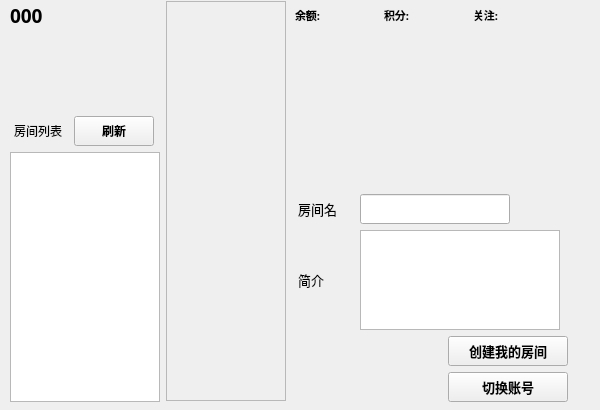
<?xml version="1.0" encoding="UTF-8"?>
<ui version="4.0">
 <class>CreateRoom</class>
 <widget class="QWidget" name="CreateRoom">
  <property name="geometry">
   <rect>
    <x>0</x>
    <y>0</y>
    <width>600</width>
    <height>410</height>
   </rect>
  </property>
  <property name="minimumSize">
   <size>
    <width>600</width>
    <height>410</height>
   </size>
  </property>
  <property name="maximumSize">
   <size>
    <width>600</width>
    <height>410</height>
   </size>
  </property>
  <property name="windowTitle">
   <string>Room</string>
  </property>
  <widget class="QWidget" name="layoutWidget">
   <property name="geometry">
    <rect>
     <x>10</x>
     <y>0</y>
     <width>558</width>
     <height>402</height>
    </rect>
   </property>
   <layout class="QHBoxLayout" name="horizontalLayout_7">
    <item>
     <layout class="QVBoxLayout" name="verticalLayout_7">
      <item>
       <widget class="QLabel" name="label_userName">
        <property name="minimumSize">
         <size>
          <width>100</width>
          <height>30</height>
         </size>
        </property>
        <property name="maximumSize">
         <size>
          <width>100</width>
          <height>30</height>
         </size>
        </property>
        <property name="font">
         <font>
          <family>微软雅黑</family>
          <pointsize>14</pointsize>
          <weight>75</weight>
          <italic>false</italic>
          <bold>true</bold>
          <underline>false</underline>
         </font>
        </property>
        <property name="text">
         <string>000</string>
        </property>
       </widget>
      </item>
      <item>
       <spacer name="verticalSpacer_2">
        <property name="orientation">
         <enum>Qt::Vertical</enum>
        </property>
        <property name="sizeHint" stdset="0">
         <size>
          <width>20</width>
          <height>40</height>
         </size>
        </property>
       </spacer>
      </item>
      <item>
       <layout class="QVBoxLayout" name="verticalLayout_5">
        <item>
         <layout class="QVBoxLayout" name="verticalLayout">
          <item>
           <layout class="QHBoxLayout" name="horizontalLayout">
            <item>
             <widget class="QLabel" name="label">
              <property name="sizePolicy">
               <sizepolicy hsizetype="Maximum" vsizetype="Maximum">
                <horstretch>0</horstretch>
                <verstretch>0</verstretch>
               </sizepolicy>
              </property>
              <property name="minimumSize">
               <size>
                <width>50</width>
                <height>30</height>
               </size>
              </property>
              <property name="maximumSize">
               <size>
                <width>50</width>
                <height>30</height>
               </size>
              </property>
              <property name="font">
               <font>
                <family>微软雅黑</family>
                <pointsize>9</pointsize>
               </font>
              </property>
              <property name="text">
               <string>房间列表</string>
              </property>
             </widget>
            </item>
            <item>
             <widget class="QPushButton" name="btn_refresh">
              <property name="sizePolicy">
               <sizepolicy hsizetype="Minimum" vsizetype="Maximum">
                <horstretch>0</horstretch>
                <verstretch>0</verstretch>
               </sizepolicy>
              </property>
              <property name="minimumSize">
               <size>
                <width>80</width>
                <height>30</height>
               </size>
              </property>
              <property name="maximumSize">
               <size>
                <width>80</width>
                <height>30</height>
               </size>
              </property>
              <property name="font">
               <font>
                <family>微软雅黑</family>
                <weight>75</weight>
                <bold>true</bold>
               </font>
              </property>
              <property name="cursor">
               <cursorShape>PointingHandCursor</cursorShape>
              </property>
              <property name="text">
               <string>刷新</string>
              </property>
             </widget>
            </item>
           </layout>
          </item>
          <item>
           <widget class="QListWidget" name="list_roomList">
            <property name="minimumSize">
             <size>
              <width>150</width>
              <height>250</height>
             </size>
            </property>
            <property name="maximumSize">
             <size>
              <width>150</width>
              <height>250</height>
             </size>
            </property>
           </widget>
          </item>
         </layout>
        </item>
       </layout>
      </item>
     </layout>
    </item>
    <item>
     <widget class="QFrame" name="frame_midPic">
      <property name="minimumSize">
       <size>
        <width>120</width>
        <height>400</height>
       </size>
      </property>
      <property name="maximumSize">
       <size>
        <width>120</width>
        <height>400</height>
       </size>
      </property>
      <property name="frameShape">
       <enum>QFrame::StyledPanel</enum>
      </property>
      <property name="frameShadow">
       <enum>QFrame::Raised</enum>
      </property>
     </widget>
    </item>
    <item>
     <layout class="QVBoxLayout" name="verticalLayout_4">
      <item>
       <layout class="QHBoxLayout" name="horizontalLayout_6">
        <item>
         <widget class="QLabel" name="label_consumption">
          <property name="minimumSize">
           <size>
            <width>80</width>
            <height>30</height>
           </size>
          </property>
          <property name="maximumSize">
           <size>
            <width>80</width>
            <height>30</height>
           </size>
          </property>
          <property name="font">
           <font>
            <family>微软雅黑</family>
            <pointsize>8</pointsize>
            <weight>75</weight>
            <bold>true</bold>
           </font>
          </property>
          <property name="text">
           <string>余额:</string>
          </property>
         </widget>
        </item>
        <item>
         <widget class="QLabel" name="label_integration">
          <property name="sizePolicy">
           <sizepolicy hsizetype="Preferred" vsizetype="Preferred">
            <horstretch>0</horstretch>
            <verstretch>0</verstretch>
           </sizepolicy>
          </property>
          <property name="minimumSize">
           <size>
            <width>80</width>
            <height>30</height>
           </size>
          </property>
          <property name="maximumSize">
           <size>
            <width>80</width>
            <height>30</height>
           </size>
          </property>
          <property name="font">
           <font>
            <family>微软雅黑</family>
            <pointsize>8</pointsize>
            <weight>75</weight>
            <bold>true</bold>
           </font>
          </property>
          <property name="text">
           <string>积分:</string>
          </property>
         </widget>
        </item>
        <item>
         <widget class="QLabel" name="label_followers">
          <property name="minimumSize">
           <size>
            <width>90</width>
            <height>30</height>
           </size>
          </property>
          <property name="maximumSize">
           <size>
            <width>90</width>
            <height>30</height>
           </size>
          </property>
          <property name="font">
           <font>
            <family>微软雅黑</family>
            <pointsize>8</pointsize>
            <weight>75</weight>
            <bold>true</bold>
           </font>
          </property>
          <property name="text">
           <string>关注:</string>
          </property>
         </widget>
        </item>
       </layout>
      </item>
      <item>
       <spacer name="verticalSpacer">
        <property name="orientation">
         <enum>Qt::Vertical</enum>
        </property>
        <property name="sizeHint" stdset="0">
         <size>
          <width>20</width>
          <height>120</height>
         </size>
        </property>
       </spacer>
      </item>
      <item>
       <layout class="QVBoxLayout" name="verticalLayout_2">
        <property name="sizeConstraint">
         <enum>QLayout::SetMinAndMaxSize</enum>
        </property>
        <item>
         <layout class="QHBoxLayout" name="horizontalLayout_3">
          <property name="sizeConstraint">
           <enum>QLayout::SetMinAndMaxSize</enum>
          </property>
          <item>
           <widget class="QLabel" name="label_2">
            <property name="minimumSize">
             <size>
              <width>50</width>
              <height>30</height>
             </size>
            </property>
            <property name="maximumSize">
             <size>
              <width>50</width>
              <height>30</height>
             </size>
            </property>
            <property name="font">
             <font>
              <family>微软雅黑</family>
              <pointsize>10</pointsize>
             </font>
            </property>
            <property name="text">
             <string>房间名</string>
            </property>
           </widget>
          </item>
          <item>
           <widget class="QLineEdit" name="line_roomName">
            <property name="minimumSize">
             <size>
              <width>150</width>
              <height>30</height>
             </size>
            </property>
            <property name="maximumSize">
             <size>
              <width>150</width>
              <height>30</height>
             </size>
            </property>
           </widget>
          </item>
          <item>
           <spacer name="horizontalSpacer">
            <property name="orientation">
             <enum>Qt::Horizontal</enum>
            </property>
            <property name="sizeType">
             <enum>QSizePolicy::Maximum</enum>
            </property>
            <property name="sizeHint" stdset="0">
             <size>
              <width>50</width>
              <height>20</height>
             </size>
            </property>
           </spacer>
          </item>
         </layout>
        </item>
        <item>
         <layout class="QHBoxLayout" name="horizontalLayout_4">
          <property name="sizeConstraint">
           <enum>QLayout::SetMinAndMaxSize</enum>
          </property>
          <item>
           <widget class="QLabel" name="label_3">
            <property name="minimumSize">
             <size>
              <width>50</width>
              <height>30</height>
             </size>
            </property>
            <property name="maximumSize">
             <size>
              <width>50</width>
              <height>30</height>
             </size>
            </property>
            <property name="font">
             <font>
              <family>微软雅黑</family>
              <pointsize>10</pointsize>
              <weight>50</weight>
              <bold>false</bold>
             </font>
            </property>
            <property name="text">
             <string>简介  </string>
            </property>
           </widget>
          </item>
          <item>
           <widget class="QTextEdit" name="text_introduce">
            <property name="minimumSize">
             <size>
              <width>200</width>
              <height>100</height>
             </size>
            </property>
            <property name="maximumSize">
             <size>
              <width>200</width>
              <height>100</height>
             </size>
            </property>
           </widget>
          </item>
         </layout>
        </item>
       </layout>
      </item>
      <item>
       <layout class="QVBoxLayout" name="verticalLayout_3">
        <property name="sizeConstraint">
         <enum>QLayout::SetMinAndMaxSize</enum>
        </property>
        <item>
         <layout class="QHBoxLayout" name="horizontalLayout_2">
          <item>
           <spacer name="horizontalSpacer_2">
            <property name="orientation">
             <enum>Qt::Horizontal</enum>
            </property>
            <property name="sizeHint" stdset="0">
             <size>
              <width>130</width>
              <height>20</height>
             </size>
            </property>
           </spacer>
          </item>
          <item>
           <widget class="QPushButton" name="btn_createRoom">
            <property name="minimumSize">
             <size>
              <width>120</width>
              <height>30</height>
             </size>
            </property>
            <property name="maximumSize">
             <size>
              <width>120</width>
              <height>30</height>
             </size>
            </property>
            <property name="font">
             <font>
              <family>微软雅黑</family>
              <pointsize>10</pointsize>
              <weight>75</weight>
              <bold>true</bold>
             </font>
            </property>
            <property name="cursor">
             <cursorShape>PointingHandCursor</cursorShape>
            </property>
            <property name="text">
             <string>创建我的房间</string>
            </property>
           </widget>
          </item>
         </layout>
        </item>
        <item>
         <layout class="QHBoxLayout" name="horizontalLayout_5">
          <item>
           <spacer name="horizontalSpacer_3">
            <property name="orientation">
             <enum>Qt::Horizontal</enum>
            </property>
            <property name="sizeHint" stdset="0">
             <size>
              <width>130</width>
              <height>20</height>
             </size>
            </property>
           </spacer>
          </item>
          <item>
           <widget class="QPushButton" name="btn_return">
            <property name="minimumSize">
             <size>
              <width>120</width>
              <height>30</height>
             </size>
            </property>
            <property name="maximumSize">
             <size>
              <width>120</width>
              <height>30</height>
             </size>
            </property>
            <property name="font">
             <font>
              <family>微软雅黑</family>
              <pointsize>10</pointsize>
              <weight>75</weight>
              <bold>true</bold>
             </font>
            </property>
            <property name="cursor">
             <cursorShape>PointingHandCursor</cursorShape>
            </property>
            <property name="text">
             <string>切换账号</string>
            </property>
           </widget>
          </item>
         </layout>
        </item>
       </layout>
      </item>
     </layout>
    </item>
   </layout>
  </widget>
 </widget>
 <resources/>
 <connections/>
</ui>
